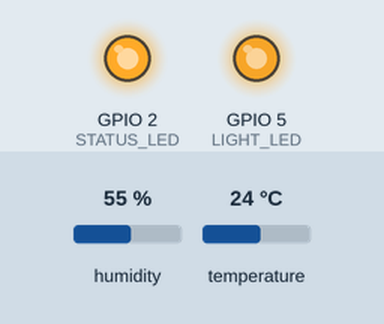
Simulated run of this sketch. Board: ESP8266 (NodeMCU). Shown: output pins drawn as LEDs (lit = HIGH). The test bench sets the inputs (shaded band); at power-on: humidity 55 %, temperature 24 °C. WiFi joins after 1.5 s; servers stay silent unless stated; no MQTT or app messages arrive unless stated.

Above: at 1.75 s.
At 11.6 s:
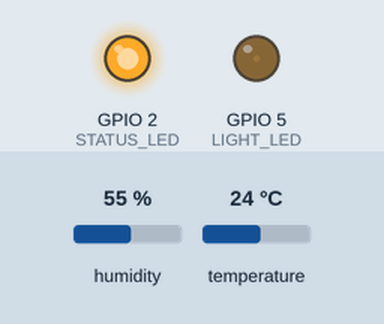
At 15.7 s:
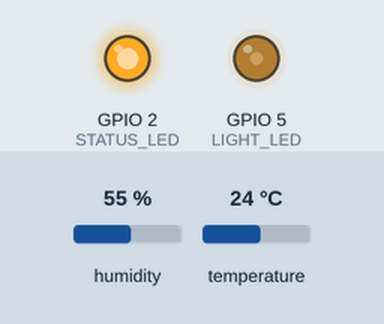
At 32.7 s:
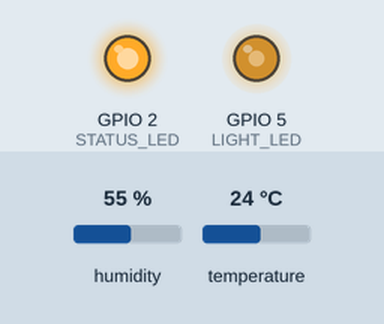
Timing chart, 0 to 40.0 s (numbered marks = the images above):
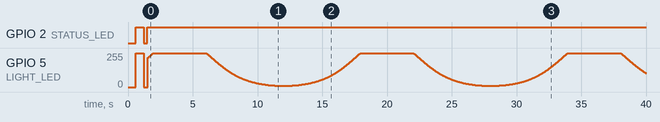

The sketch:

firmware.ino
```cpp
// (licence header left out)
#include <ESP8266WiFi.h>
#include <DNSServer.h>
#include <ESP8266WebServer.h>
#include <WiFiManager.h>          // https://github.com/tzapu/WiFiManager
#include <Ticker.h>
#include <DHT.h>
#include <PubSubClient.h>         // For MQTT

#define SECOND                       1000
#define DHTPIN                          4 // DHT sensor data pin see pinout https://pradeepsinghblog.files.wordpress.com/2016/04/nodemcu_pins.png?w=616
#define DHTTYPE                     DHT22 // which DHT model we use 22
#define WAIT_UNTIL_NEW_PACKAGE 1 * SECOND // How long we wait to send a new data package
#define STATUS_LED                      2 // OnBoard LED, we use it to indicate network activity
#define LIGHT_LED                       5 // LED to illuminate the engravings
#define URL                            "quickstart.messaging.internetofthings.ibmcloud.com"
#define CLIENT_ID                      "d:quickstart:nodemcu:Giveaway-13"
#define FIRMWARE                     0.23

WiFiClient      wifiClient;           // Wireless network
PubSubClient    client(wifiClient);   // MQTT Client
DHT             dht(DHTPIN, DHTTYPE); // DHT Temperature and Humidity Sensor
char            msg[100];             // Publish message buffer
uint8_t         messagecounter = 0;   // Counter for message scheduler
Ticker          breathticker;         // Ticker Object for illuminate LED

/**
 * Subroutine called by ticker to indicate wireless setup
 * Blinks both Status and Light led in inverted.
 */
void tick(){
  bool state = digitalRead(STATUS_LED); // get the current state of GPIO1 pin
  digitalWrite(STATUS_LED, !state);     // set pin to the opposite state
  digitalWrite(LIGHT_LED, !state);
}

/**
 * Subroutine called by ticker for breathing the illuminate LED
 */
void breath(){
  float val = ( ( exp( sin( millis() / 8000.0 * PI ) ) - 0.36787944 ) * 150.0 ) + 10; // Inspired by http://sean.voisen.org/blog/2011/10/breathing-led-with-arduino/
  analogWrite(LIGHT_LED, val);
}

/**
 * Setup routine only called after system start or reset.
 */
void setup() {

  ///// Set pin modes for LEDs /////
  pinMode(STATUS_LED, OUTPUT);
  pinMode(LIGHT_LED, OUTPUT);

  ///// Initiate a ticker object for wireless setup indication, we use it locale because we only need it in the setup routine /////
  Ticker ticker;
  ticker.attach(0.6, tick);

  ///// Wifi Manager for configure the wireless network /////
  WiFiManager wifiManager;
  //wifiManager.resetSettings();              // for debugging, this resets the configuration and forces the wifimanager to ask for the wifi network
  wifiManager.setConfigPortalTimeout(60 * 5); // 5 minutes timeout in case of a power failure without direct wireless access
  WiFiManagerParameter custom_text("<center><p>Installed version is 0.23<br>The <b><i>IBM IoT Givaway</i></b> is an open source project.<br>Both hardware and software can be found at github:<br><b>https://github.com/AnsgarSchmidt/IBM-IoT-Giveaway</b></p></center>");
  wifiManager.addParameter(&custom_text);

  if (!wifiManager.autoConnect("IBM-IoT-Giveaway")) {
    ESP.reset(); // In case there is no answer within the timeout periode reset and try again to connect to the already known network
    delay(1000);
  }

  ticker.detach();                    // Stop wireless connection blinking

  digitalWrite(BUILTIN_LED, HIGH);    // Power of both LEDs
  digitalWrite(LIGHT_LED, LOW);       // because we are now connected

  dht.begin();                        // Start the DHT sensor library and query data

  client.setServer(URL, 1883);        // configure the mqtt client

  breathticker.attach(0.01, breath);  // Start the illumination breath ticker
}

/**
 * Main loop runs until reset / power off / end of the world. Whatever comes first
 */
void loop() {

  ///// Check if we are connected to the MQTT Server otherwise connect.
  if (!client.connected()) {
   while (!client.connected()) {
    if (!client.connect(CLIENT_ID)) {
      delay(5000);  // Wait some time and try again
    }
   }
  }

  ///// Read the current temperature from the DHT sensor.
  float t = dht.readTemperature();
  int  ta = floor(t);
  int  tb = (t-ta) * pow(10,2);
  yield(); // For the network stack to perform tasks

  ///// Read the current humidity from the DHT sensor.
  float h = dht.readHumidity();
  int  ha = floor(h);
  int  hb = (h-ha) * pow(10,2);
  yield(); // For the network stack to perform tasks

  digitalWrite(STATUS_LED, LOW); // Set the network indicator LED
  messagecounter++;

  ///// We need to split the data into sub json messages for the IoTF. Temperature and Humidity will always be part of the message
  if (messagecounter == 10){
    snprintf (msg, sizeof(msg), "{\"d\":{\"temperature\": %d.%02d, \"humidity\": %d.%02d,  \"name\": \"IBM-IoT-Giveaway\" }}", ta, tb, ha, hb);
    client.publish("iot-2/evt/Giveaway/fmt/json", msg);
    client.loop();
  }else if (messagecounter == 20){
    snprintf (msg, sizeof(msg), "{\"d\":{\"temperature\": %d.%02d, \"humidity\": %d.%02d,  \"firmware\": 0.23 }}", ta, tb, ha, hb);
    client.publish("iot-2/evt/Giveaway/fmt/json", msg);
    client.loop();
  }else if (messagecounter == 30){
    snprintf (msg, sizeof(msg), "{\"d\":{\"temperature\": %d.%02d, \"humidity\": %d.%02d,  \"tinkeredBy\": \"@ansi\" }}", ta, tb, ha, hb);
    client.publish("iot-2/evt/Giveaway/fmt/json", msg);
    client.loop();
    messagecounter = 0;
  }else{
    snprintf (msg, sizeof(msg), "{\"d\":{\"temperature\": %d.%02d, \"humidity\": %d.%02d,  \"uptime\": %d}}", ta, tb, ha, hb, millis());
    client.publish("iot-2/evt/Giveaway/fmt/json", msg);
    client.loop();
  }
  digitalWrite(STATUS_LED, HIGH);

  delay(WAIT_UNTIL_NEW_PACKAGE);

}
```
